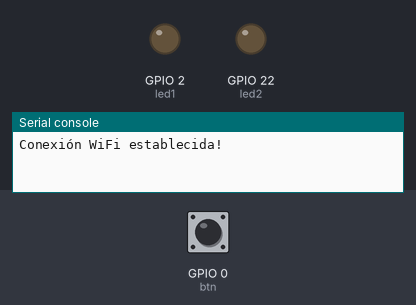
Bench run of a program on a simulated ESP32 board running MicroPython. Parts: output pins drawn as LEDs (lit = HIGH), the last lines printed to the serial console. Inputs (shaded band) come from the test bench; at power-on: GPIO 0 (btn) HIGH. WiFi joins after 1.5 s; random numbers come from a fixed seed; web requests get an empty 200 reply after 0.4 s.

Above: at 2.7 s.
2.8 s: GPIO 0 (btn) pulled LOW for 3.2 s
At 6.3 s:
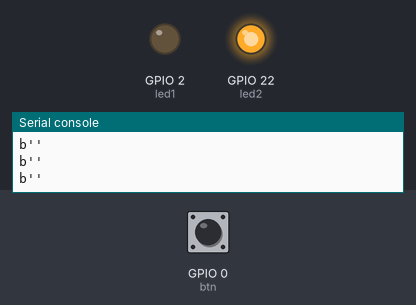
7.5 s: GPIO 0 (btn) pulled LOW for 0.15 s
At 8.7 s:
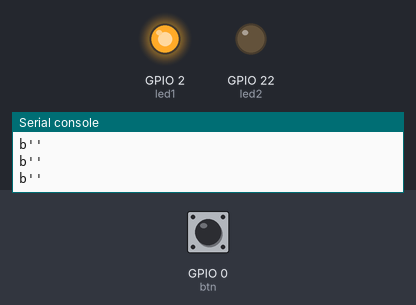
9.1 s: GPIO 0 (btn) pulled LOW for 1 s
At 10.4 s:
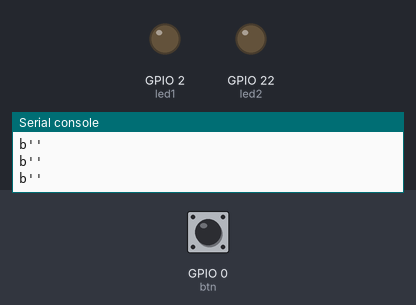
Timing chart, 0 to 12.1 s (numbered marks = the images above; inputs shaded):
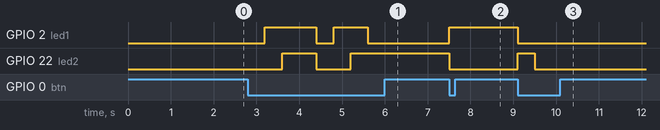

Measured:
- after the input at 2.8 s, GPIO 2 (led1): LOW → HIGH after 0.40 s, → LOW 1.2 s later, → HIGH 0.40 s later, → LOW 0.80 s later; GPIO 22 (led2): LOW → HIGH after 0.80 s, → LOW 0.80 s later, → HIGH 0.80 s later
- after the input at 7.5 s, GPIO 2 (led1): LOW → HIGH at once; GPIO 22 (led2): HIGH → LOW at once
- after the input at 9.1 s, GPIO 2 (led1): HIGH → LOW at once; GPIO 22 (led2): LOW → HIGH at once, → LOW 0.40 s later

The program:

simpleURequestPHP.py
```python
from machine import ADC, Pin
import network
import urequests
import json
import random

btn = Pin(0, Pin.IN, Pin.PULL_UP)
led1 = Pin(2, Pin.OUT)
led2 = Pin(22, Pin.OUT)
contador = 0

wifi_config = {
    'ssid':'',
    'password':''
}

wlan = network.WLAN(network.STA_IF)
wlan.active(True)
wlan.connect(wifi_config['ssid'], wifi_config['password'])
while not wlan.isconnected():
    pass
print("Conexión WiFi establecida!")

def handleSubmit():
    url = "http://192.168.0.10/iotdatabase/insertFromESP32.php"

    data = {
        "led1on": led1.value(),
        "led2on": led2.value()
    }
    headers = {'Content-Type': 'application/json'}

    response = urequests.post(url, json=data, headers=headers)

    #data = json.loads(response.content)
    print(response.content)

while True:
    if btn.value() == 0:
        led1.value(random.randint(0,1))
        led2.value(random.randint(0,1))
        handleSubmit()
```
